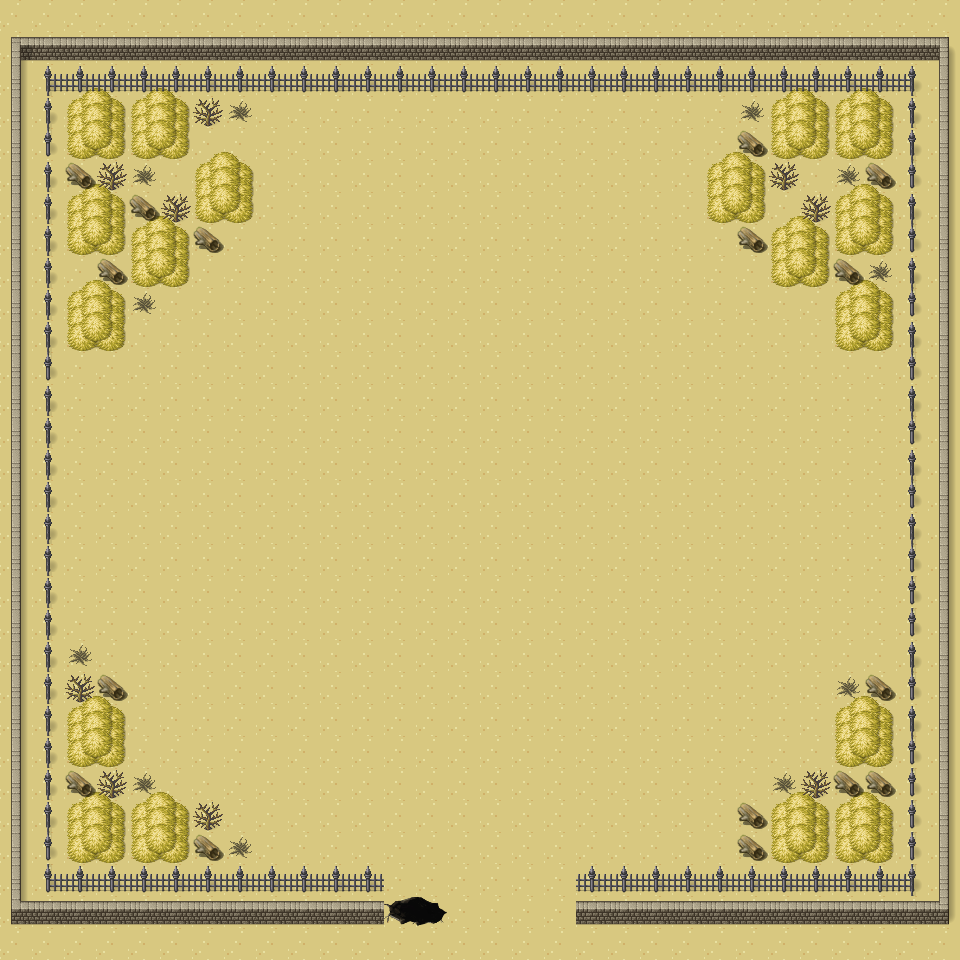

A 2D game scene composited from a Tiled map and its tileset images. What follows is a short description and the map's XML, with each tile layer's data collapsed to a summary:
An orthogonal 30x30 tile map with 32x32 px tiles, 4 tile layers (mybossgroundLayer, mybosswalkLayer, mybossobject2Layer, mybossobjectLayer), 3 tilesets and 3 objects (startmyBoss, nasi9, nasi10).

<map version="1.9" tiledversion="1.9.2" orientation="orthogonal" renderorder="right-down" width="30" height="30" tilewidth="32" tileheight="32" infinite="0" nextlayerid="9" nextobjectid="4">
 <editorsettings>
  <export target="malaysiabossMap.tmj" format="json" />
 </editorsettings>
 <tileset firstgid="1" name="pipoya" tilewidth="32" tileheight="32" tilecount="1064" columns="8">
  <image source="pipoya.png" width="256" height="4256" />
 </tileset>
 <tileset firstgid="1065" name="bossplant" tilewidth="32" tileheight="32" tilecount="256" columns="16">
  <image source="plant.png" width="512" height="512" />
 </tileset>
 <tileset firstgid="1321" name="tuxmon" tilewidth="32" tileheight="32" tilecount="775" columns="25">
  <image source="tuxmon-32x32.png" width="816" height="1020" />
 </tileset>
 <layer id="1" name="mybossgroundLayer" width="30" height="30">
  <data>[900 cells, 900 non-empty, 1 distinct tile ids]</data>
 </layer>
 <layer id="2" name="mybosswalkLayer" width="30" height="30">
  <data>[900 cells, 2 non-empty, 2 distinct tile ids]</data>
 </layer>
 <layer id="6" name="mybossobject2Layer" width="30" height="30">
  <data>[900 cells, 108 non-empty, 6 distinct tile ids]</data>
 </layer>
 <layer id="5" name="mybossobjectLayer" width="30" height="30">
  <data>[900 cells, 240 non-empty, 16 distinct tile ids]</data>
 </layer>
 <objectgroup id="7" name="mybossObjectLayer">
  <object id="1" name="startmyBoss" x="478.667" y="945.333">
   <point />
  </object>
 </objectgroup>
 <objectgroup id="8" name="bosscollectLayer">
  <object id="2" name="nasi9" x="621.333" y="165.333">
   <point />
  </object>
  <object id="3" name="nasi10" x="282.667" y="154.667">
   <point />
  </object>
 </objectgroup>
</map>
